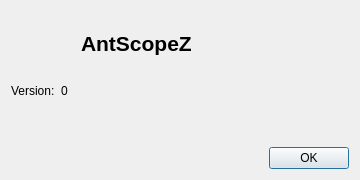
<?xml version="1.0" encoding="UTF-8"?>
<ui version="4.0">
 <class>AboutDialog</class>
 <widget class="QDialog" name="AboutDialog">
  <property name="geometry">
   <rect>
    <x>0</x>
    <y>0</y>
    <width>360</width>
    <height>180</height>
   </rect>
  </property>
  <property name="windowTitle">
   <string>About AntScopeZ</string>
  </property>
  <layout class="QVBoxLayout" name="verticalLayout">
   <item>
    <layout class="QHBoxLayout" name="horizontalLayout_icon">
     <item>
      <widget class="QLabel" name="iconLabel">
       <property name="minimumSize">
        <size>
         <width>64</width>
         <height>64</height>
        </size>
       </property>
       <property name="maximumSize">
        <size>
         <width>64</width>
         <height>64</height>
        </size>
       </property>
       <property name="pixmap">
        <pixmap>:/new/prefix1/AntScopeZ.png</pixmap>
       </property>
       <property name="scaledContents">
        <bool>true</bool>
       </property>
      </widget>
     </item>
     <item>
      <widget class="QLabel" name="appNameLabel">
       <property name="font">
        <font>
         <pointsize>16</pointsize>
         <bold>true</bold>
        </font>
       </property>
       <property name="text">
        <string>AntScopeZ</string>
       </property>
      </widget>
     </item>
     <item>
      <spacer name="horizontalSpacer">
       <property name="orientation">
        <enum>Qt::Horizontal</enum>
       </property>
       <property name="sizeHint" stdset="0">
        <size>
         <width>40</width>
         <height>20</height>
        </size>
       </property>
      </spacer>
     </item>
    </layout>
   </item>
   <item>
    <layout class="QHBoxLayout" name="horizontalLayout_version">
     <item>
      <widget class="QLabel" name="label_version">
       <property name="text">
        <string>Version:</string>
       </property>
      </widget>
     </item>
     <item>
      <widget class="QLabel" name="versionLabel">
       <property name="text">
        <string notr="true">0</string>
       </property>
      </widget>
     </item>
     <item>
      <spacer name="horizontalSpacer_2">
       <property name="orientation">
        <enum>Qt::Horizontal</enum>
       </property>
       <property name="sizeHint" stdset="0">
        <size>
         <width>40</width>
         <height>20</height>
        </size>
       </property>
      </spacer>
     </item>
    </layout>
   </item>
   <item>
    <spacer name="verticalSpacer">
     <property name="orientation">
      <enum>Qt::Vertical</enum>
     </property>
     <property name="sizeHint" stdset="0">
      <size>
       <width>20</width>
       <height>20</height>
      </size>
     </property>
    </spacer>
   </item>
   <item>
    <widget class="QDialogButtonBox" name="buttonBox">
     <property name="orientation">
      <enum>Qt::Horizontal</enum>
     </property>
     <property name="standardButtons">
      <set>QDialogButtonBox::Ok</set>
     </property>
    </widget>
   </item>
  </layout>
 </widget>
 <resources/>
 <connections>
  <connection>
   <sender>buttonBox</sender>
   <signal>accepted()</signal>
   <receiver>AboutDialog</receiver>
   <slot>accept()</slot>
   <hints>
    <hint type="sourcelabel">
     <x>200</x>
     <y>150</y>
    </hint>
    <hint type="destinationlabel">
     <x>180</x>
     <y>170</y>
    </hint>
   </hints>
  </connection>
 </connections>
</ui>
